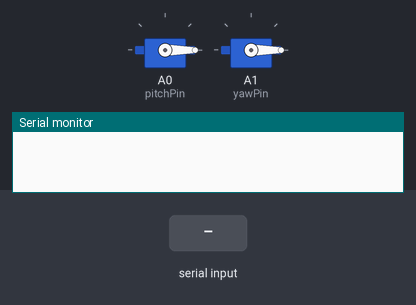
Simulated run of this sketch. Board: Arduino Uno, built with avr-gcc and run on an emulated ATmega328P. Parts: 2 × servo, the last lines printed to the serial monitor. The inputs (shaded band) are chosen by the test bench.

Above: at 1.2 s.
1.3 s: "90,45\n" received over Serial
At 2.1 s:
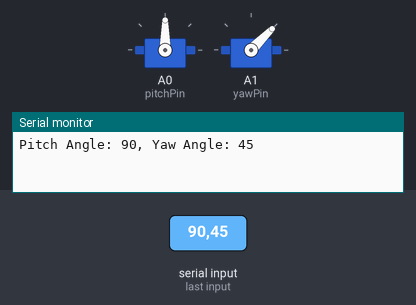
2.8 s: "30,150\n" received over Serial
At 3.2 s:
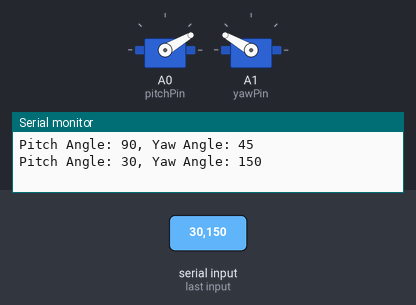
4.3 s: "1,90\n" received over Serial
At 5.6 s:
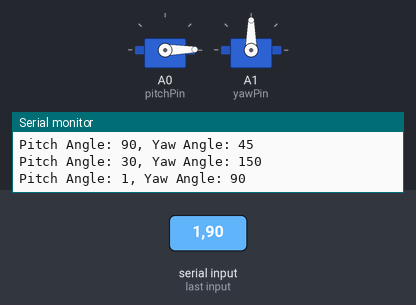
Timing chart, 0 to 7.3 s (numbered marks = the images above; inputs shaded):
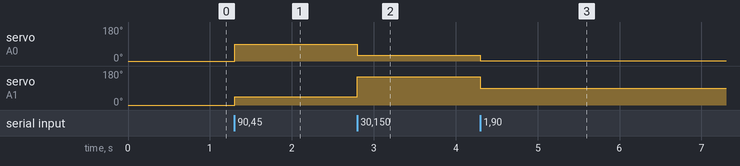

Measured:
- after the input at 1.3 s, servo on A0 (pitchPin): 0° → 90° at once; servo on A1 (yawPin): 0° → 45° at once
- after the input at 2.8 s, servo on A0 (pitchPin): 90° → 30° at once; servo on A1 (yawPin): 45° → 150° at once
- after the input at 4.3 s, servo on A0 (pitchPin): 30° → 1° at once; servo on A1 (yawPin): 150° → 90° at once

The sketch:

UART_ServoControl.ino
```cpp
#include <Servo.h>

// 创建两个舵机对象
Servo pitchServo;
Servo yawServo;

// 定义舵机控制引脚
const int pitchPin = A0;
const int yawPin = A1;

// 定义变量用于存储读取的角度值
int pitchAngle = 0;
int yawAngle = 0;

// 用于临时存储接收到的字符
String inputString = "";
bool stringComplete = false;

void setup() {
    // 初始化串口通信
    Serial.begin(115200);

    // 连接舵机到相应的引脚
    pitchServo.attach(pitchPin);
    yawServo.attach(yawPin);

    // 将舵机初始位置设置为90度
    pitchServo.write(pitchAngle);
    yawServo.write(yawAngle);

    // 初始化输入字符串
    inputString.reserve(200);
}

void loop() {
    // 处理串口数据
    serialEvent();

    if (stringComplete) {
        // 解析接收到的字符串
        int commaIndex = inputString.indexOf(',');
        if (commaIndex != -1) {
            pitchAngle = inputString.substring(0, commaIndex).toInt();
            yawAngle = inputString.substring(commaIndex + 1).toInt();

            // 确保角度值在舵机可接受的范围内（0 - 180度）
            pitchAngle = constrain(pitchAngle, 0, 180);
            yawAngle = constrain(yawAngle, 0, 180);

            // 设置舵机角度
            pitchServo.write(pitchAngle);
            yawServo.write(yawAngle);

            // 输出读取到的角度值
            Serial.print("Pitch Angle: ");
            Serial.print(pitchAngle);
            Serial.print(", Yaw Angle: ");
            Serial.println(yawAngle);
        }

        // 清空输入字符串并重置标志
        inputString = "";
        stringComplete = false;
    }
}

void serialEvent() {
    while (Serial.available()) {
        char inChar = (char)Serial.read();
        if (inChar == '\n') {
            stringComplete = true;
        } else {
            inputString += inChar;
        }
    }
}
```
